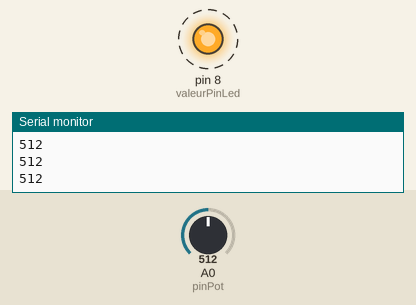
Recording of a sketch running on a simulated Arduino Uno, built with avr-gcc and run on an emulated ATmega328P. On the bench: output pins drawn as LEDs (lit = HIGH), the last lines printed to the serial monitor. Dashed ring = blinking. The inputs (shaded band) are chosen by the test bench; at power-on: A0 (pinPot) = 512.

Above: at 1.4 s.
1.5 s: A0 (pinPot) set to 900
At 1.65 s:
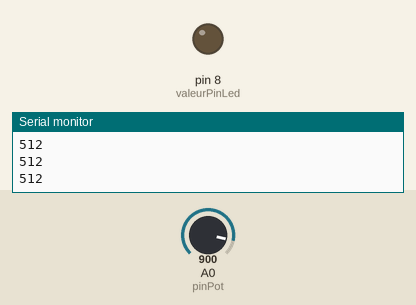
4.7 s: A0 (pinPot) set to 716
At 4.9 s:
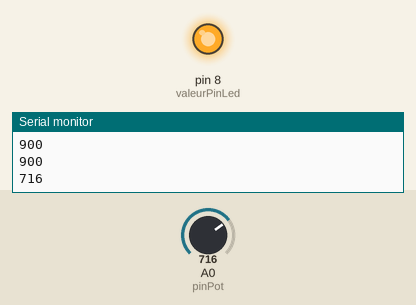
Timing chart, 0 to 13.9 s (numbered marks = the images above; inputs shaded):
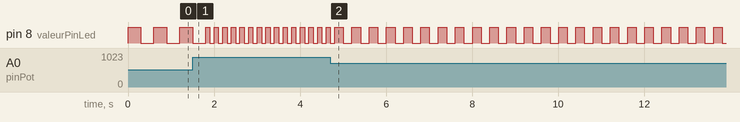

The sketch:

Projet16.ino
```cpp
int pinPot = 0;
int valeurPot;
int valeurPinLed = 8;

void setup()
{
    Serial.begin(9600);
    pinMode (valeurPinLed, OUTPUT);
}

void loop()
{
    valeurPot = analogRead(pinPot);
    Serial.print(valeurPot);
    Serial.print("\n");

    if (valeurPot <= 1023 / 5)
    {
        digitalWrite (valeurPinLed, HIGH);
        delay(500);
        digitalWrite (valeurPinLed, LOW);
        delay(500);
    }

    else if (valeurPot <= 2 * 1023 /5)
    {
        digitalWrite (valeurPinLed, HIGH);
        delay(400);
        digitalWrite (valeurPinLed, LOW);
        delay(400);
    }

    else if (valeurPot <= 3 * 1023 /5)
    {
        digitalWrite (valeurPinLed, HIGH);
        delay(300);
        digitalWrite (valeurPinLed, LOW);
        delay(300);
    }

    else if (valeurPot <= 4 * 1023 /5)
    {
        digitalWrite (valeurPinLed, HIGH);
        delay(200);
        digitalWrite (valeurPinLed, LOW);
        delay(200);
    }

    else
    {
        digitalWrite (valeurPinLed, HIGH);
        delay(100);
        digitalWrite (valeurPinLed, LOW);
        delay(100);
    }
}
```

Measured:
- by itself, pin 8 (valeurPinLed): repeats every 0.40 s: HIGH 0.20 s, LOW 0.20 s
